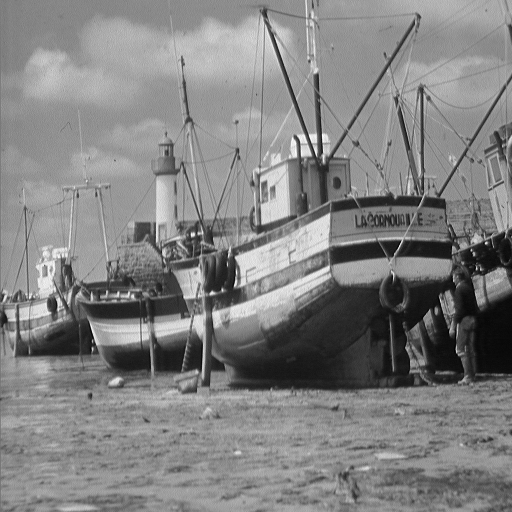
#> input picture Prácticas/practica4/images/boat.512.tiff, 512 x 512 px, found by its file name
$ python ejercicio03.py
#> lines starting #> are read from the running program, lines starting #| are printed output that depends on the picture; long printed decimals are rounded
# Objetivo:
# -Convolve (en 1D y en 2D)

import skimage as ski
import matplotlib.pyplot as plt
import numpy as np
import scipy
import time

imagen = ski.io.imread("Prácticas/practica4/images/boat.512.tiff")
#> imagen is the input picture: shape (512, 512); min 0, max 255, mean 129.7
imagen = ski.util.img_as_float(imagen)

def tiempo_filtro_media_2D(imagen, MASK_SIZE):
    ### FILTRO MEDIA 2D
    filtro_media_1D = np.ones(MASK_SIZE)
    filtro_media_1D /= np.sum(filtro_media_1D)

    filtroH = filtro_media_1D.reshape(1, MASK_SIZE)
    filtroV = filtro_media_1D.reshape(MASK_SIZE, 1)

    matriz = filtroV @ filtroH

    inicio2D = time.time()
    res_convol2D = scipy.ndimage.convolve(imagen, matriz)
    fin2D = time.time()

    return fin2D - inicio2D

def tiempo_filtro_media_1D(imagen, MASK_SIZE):
    ### FILTRO MEDIA 1D
    filtro_media_1D = np.ones(MASK_SIZE)
    filtro_media_1D /= np.sum(filtro_media_1D)

    filtroH = filtro_media_1D.reshape(1, MASK_SIZE)
    filtroV = filtro_media_1D.reshape(MASK_SIZE, 1)

    resH = scipy.ndimage.convolve(imagen, filtroH)
    resMedia = scipy.ndimage.convolve(resH, filtroV)

    inicio1D = time.time()
    resH = scipy.ndimage.convolve(imagen, filtroH)
    res1D = scipy.ndimage.convolve(resH, filtroV)
    fin1D = time.time()

    return fin1D - inicio1D

mask_sizes = [3, 5, 7, 9, 11, 13, 15, 17, 19, 21]
tiempos2D = []
tiempos1D = []
for mask_size in mask_sizes:
    tiempo2D = tiempo_filtro_media_2D(imagen, mask_size)
    tiempo1D = tiempo_filtro_media_1D(imagen, mask_size)
    tiempos2D.append(tiempo2D)
    tiempos1D.append(tiempo1D)
#> this loop made 10 passes
#> (tiempo2D, tiempo1D) on passes 1 to 10: (0.0736, 0.0216), (0.0313, 0.0205), (0.0271, 0.0217), (0.0383, 0.023), (0.0524, 0.0245), (0.0693, 0.0292), (0.0894, 0.0274), (0.115, 0.0287), (0.19, 0.03), (0.168, 0.0313)
#> pass 2, in tiempo_filtro_media_2D (call 2), `res_convol2D = scipy.ndimage.convolve(imagen, matriz)`:
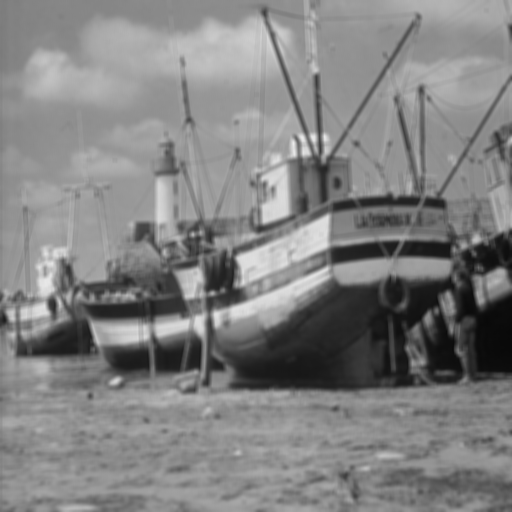
#> res_convol2D: shape (512, 512) float64; min 0.0356, max 0.927, mean 0.509
#> after the loop, tiempos1D = [0.0216, 0.0205, 0.0217, 0.023, 0.0245, 0.0292, 0.0274, 0.0287, 0.03, 0.0313]; tiempos2D = [0.0736, 0.0313, 0.0271, 0.0383, 0.0524, 0.0693, 0.0894, 0.115, 0.19, 0.168]

promedio2D = np.mean(tiempos2D)
#> promedio2D = 0.0854
promedio1D = np.mean(tiempos1D)
#> promedio1D = 0.0258
print(f"Promedio de tiempo 2D: {promedio2D:0.9f}")
#| Promedio de tiempo 2D: 0.08543
print(f"Promedio de tiempo 1D: {promedio1D:0.9f}")
#| Promedio de tiempo 1D: 0.02578
print(f"Factor 2D/1D: {promedio2D / promedio1D:0.2f}")
#| Factor 2D/1D: 3.31

# Ploteamos todas las gráficas
fig, axs = plt.subplots(1, 2, layout="constrained")
axs[0].imshow(imagen, cmap='gray')
axs[0].set_title("Imagen Original")

axs[1].plot(mask_sizes, tiempos2D, label="2D")
axs[1].plot(mask_sizes, tiempos1D, label="1D")
axs[1].legend()

for a in axs:
    a.set_axis_off()
plt.show()
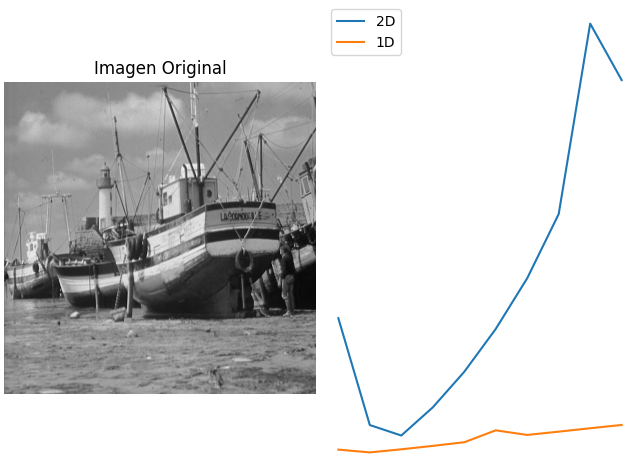
#> figure drawn by matplotlib, 2 panels

$ run again, with Prácticas/practica4/images/hombre_con_ruido.png saved as Prácticas/practica4/images/boat.512.tiff
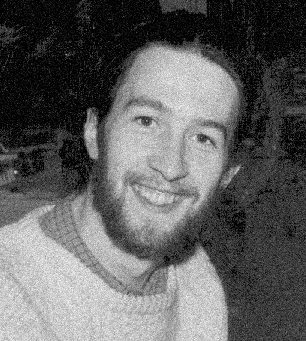
#> input picture Prácticas/practica4/images/hombre_con_ruido.png, 306 x 341 px, found by its file name
#> imagen is the input picture: shape (341, 306); min 0, max 255, mean 96.7
#> the loop `for mask_size in mask_sizes:` made 10 passes
#> (tiempo2D, tiempo1D) on passes 1 to 8: (0.0432, 0.00832), (0.0133, 0.00814), (0.0109, 0.00867), (0.0154, 0.00924), (0.0211, 0.00976), (0.0281, 0.0118), (0.0366, 0.0109), (0.0464, 0.0115)
#> pass 1, in tiempo_filtro_media_2D, `res_convol2D = scipy.ndimage.convolve(imagen, matriz)`:
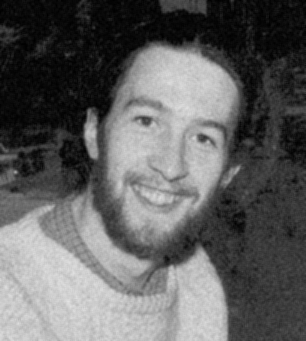
#> res_convol2D: shape (341, 306) float64; min 0, max 0.892, mean 0.379
#> after the loop `for mask_size in mask_sizes:`: tiempos1D = [0.00832, 0.00814, 0.00867, 0.00924, 0.00976, 0.0118, 0.0109, 0.0115, 0.012, 0.0126]; tiempos2D = [0.0432, 0.0133, 0.0109, 0.0154, 0.0211, 0.0281, 0.0366, 0.0464, 0.0586, 0.0721]
#> promedio2D = 0.0346
#> promedio1D = 0.0103
#| Promedio de tiempo 2D: 0.03457
#| Promedio de tiempo 1D: 0.0103
#| Factor 2D/1D: 3.36
#> `plt.show()`:
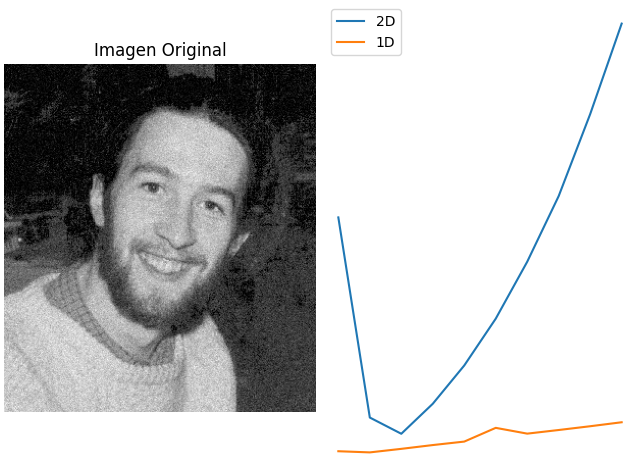
#> figure drawn by matplotlib, 2 panels
